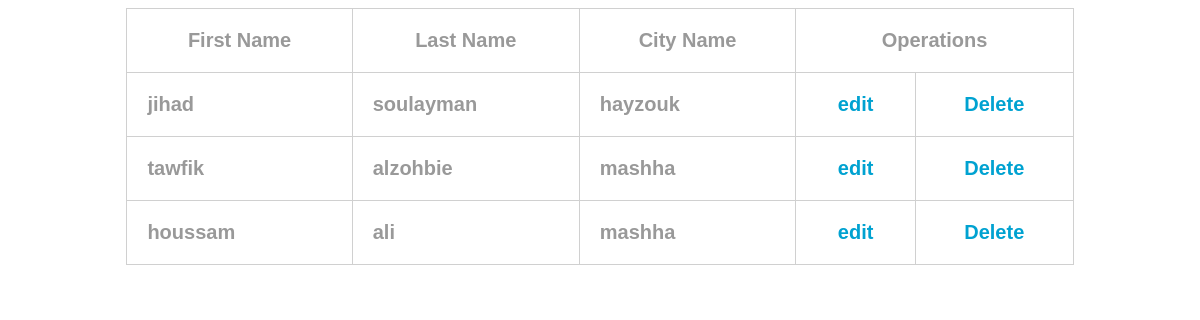
Screenshot of /ajaxadmin.php with the database file from the repository.
### tables this page shows
CREATE TABLE IF NOT EXISTS `adminn` (
  `id` int(11) NOT NULL AUTO_INCREMENT,
  `username` varchar(20) NOT NULL,
  `password` varchar(20) NOT NULL,
  `firstname` varchar(20) NOT NULL,
  `lastname` varchar(20) NOT NULL,
  `idtown` int(11) NOT NULL,
  `role` int(11) NOT NULL,
  PRIMARY KEY (`id`,`username`)
);

CREATE TABLE IF NOT EXISTS `town` (
  `id` int(11) NOT NULL AUTO_INCREMENT,
  `name` varchar(20) NOT NULL,
  `governorate` varchar(20) NOT NULL,
  `district` varchar(20) NOT NULL,
  `deletee` varchar(20) NOT NULL DEFAULT 'false',
  PRIMARY KEY (`id`)
);

### src/ajaxadmin.php (the view, shortened to what this page needs)
<!DOCTYPE html>
<html>
<head>
  <link rel="stylesheet" type="text/css" media="screen" href="main.css" />
</head>
<body>
<center>
<center>
<div id="body">
 <div id="content">
    <table align="center">
    <th>First Name</th>
    <th>Last Name</th>
    <th>City Name</th>
    <th colspan="2">Operations</th>
    <?php
    $con= mysqli_connect("localhost", "root","", "guide");
    $q=$_GET["q"];
 $sql_query="SELECT * FROM adminn where role!='9' &&(firstname like'$q%'|| lastname like'$q%'|| idtown like'$q%')   ";
 $result=mysqli_query($con,$sql_query);
 while($row=mysqli_fetch_row($result))
 {
  ?>
        <tr>
        <td><?php echo $row[3]; ?></td>
        <td><?php echo $row[4]; ?></td>
		<td><?php
		 $sql="SELECT * FROM town where id=' $row[5]'";
		 $results=mysqli_query($con,$sql);
		 while($rows=mysqli_fetch_row($results))
         {
		echo $rows[1]; }?></td>
  <td align="center">
  <a href="<?php echo "editadmin.php?id=$row[0]" ?>"
  >edit</a>
   </td>
   <td align="center"><a href="<?php echo "deletadmin.php?id=$row[0]" ?>">Delete</a></td>
        </tr>
        <?php
 }
 ?>
    </table>
    </div>
</div>
</center>
</body>
</html>

### src/css/main.css (style rules this page uses)
body { font-size: 20px; color: #212529; font-family: 'Lato', 'Times New Roman', serif; }
a { color: #212529; -webkit-transition: all 0.2s; -moz-transition: all 0.2s; transition: all 0.2s; }

### src/ajaxadmin.php (style rules this page uses)
table { width:80%; font-family:Tahoma, Geneva, sans-serif; font-weight:bolder; color:#999; margin-bottom:80px; }
table a { text-decoration:none; color:#00a2d1; }
table,td,th { border-collapse:collapse; border:solid #d0d0d0 1px; padding:20px; }

### rows the page displays
adminn: firstname "jihad", lastname "soulayman"
town: name "hayzouk"
adminn: firstname "tawfik", lastname "alzohbie"
town: name "mashha"
adminn: firstname "houssam", lastname "ali"
